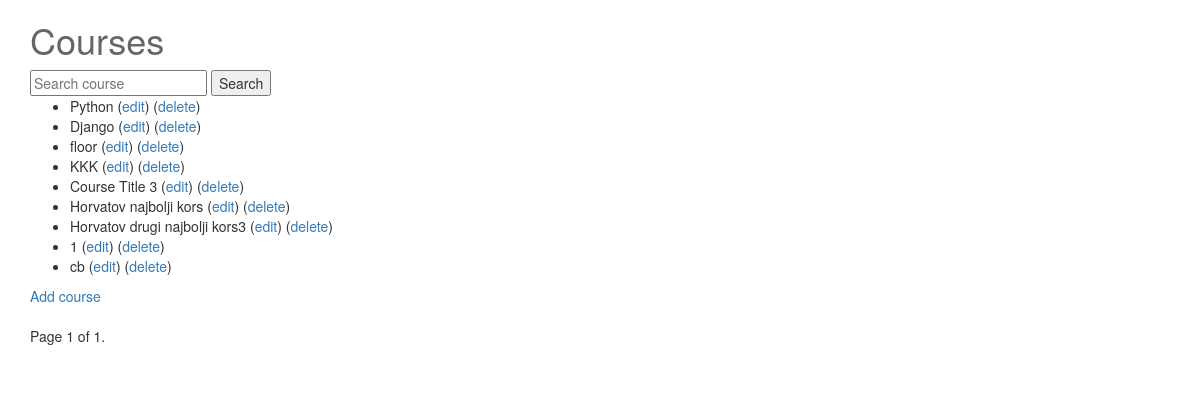
/course/?page=2, run on an earlier commit of the app's database.
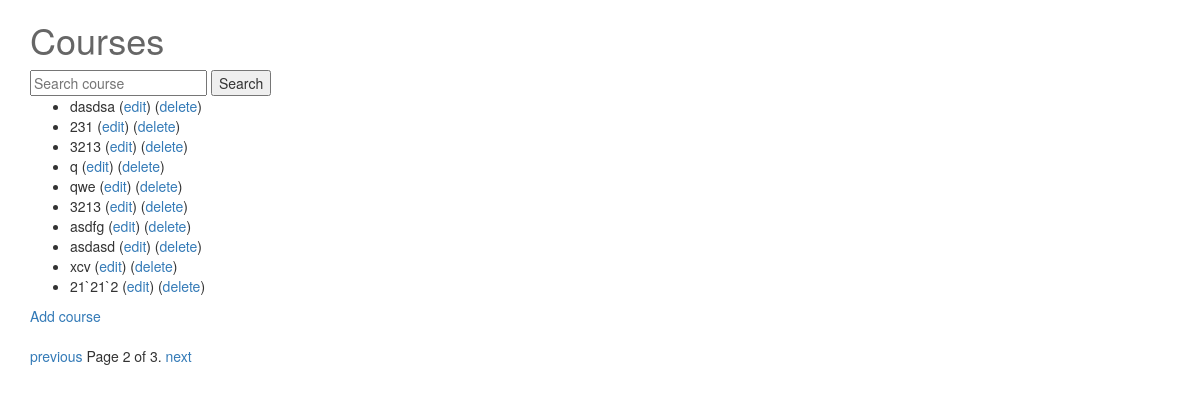
And on a later commit of the database.
### course/models.py (models this page shows)
class Course(models.Model):
	user = models.ForeignKey(settings.AUTH_USER_MODEL, blank=True, null=True)
	title = models.CharField(max_length=255,)
	def __str__(self):
		return ' '.join([
			self.title
			])
	class Meta:
		permissions = (
			('can_view', 'Can View'),
			('can_modify', 'Can Modify'),
			('can_create', 'Can Create'),
			('can_delete', 'Can Delete'),
			('can_list', 'Can See List'),
			)

### course/views.py (the view)
class ListCourseView(ListView):
	model = Course
	template_name = 'course/course_list.html'
	fields = '__all__'
	def get_queryset(self):
		queryset_list = Course.objects.all()
		query = self.request.GET.get("query")
		if query:
			queryset_list = queryset_list.filter(name__icontains=query)
		paginator = Paginator(queryset_list, 10) # Show 10
		page = self.request.GET.get('page')
		try:
			queryset = paginator.page(page)
		except PageNotAnInteger:
			queryset = paginator.page(1)
		except EmptyPage:
			queryset = paginator.page(paginator.num_pages)
		return queryset
	def get_context_data(self, **kwargs):
		context = super(ListCourseView, self).get_context_data(**kwargs)
		return context
	def get_success_url(self):
		return reverse('courses-list')

### templates/course/course_list.html (shortened to what this page needs)
{% extends "base.html" %}
{% block content %}
<h1>Courses</h1>
<form method='GET' action=''>
	<input type='text' name='query' placeholder='Search course' value='{{ request.GET.query }}'/>
	<input type='submit' value='Search'/>
</form>
<ul>
  {% for course in object_list %}
    <li class="course">{{ course }}
    	(<a href="{% url "courses-edit" pk=course.id %}">edit</a>)
    	(<a href="{% url "courses-delete" pk=course.id %}">delete</a>)
    </li>
  {% endfor %}
</ul>
<a href="{% url "courses-new" %}">Add course</a>
<br>
<div class="pagination">
    <span class="step-links">
        {% if object_list.has_previous %}
            <a href="?page={{ object_list.previous_page_number }}">previous</a>
        {% endif %}
        <span class="current">
            Page {{ object_list.number }} of {{ object_list.paginator.num_pages }}.
        </span>
        {% if object_list.has_next %}
            <a href="?page={{ object_list.next_page_number }}">next</a>
        {% endif %}
    </span>
</div>
{% endblock %}

What changed in the data, as far as the page shows it:
no longer on this page (row unchanged): Course: title "Python"
no longer on this page (row unchanged): Course: title "Django"
no longer on this page (row unchanged): Course: title "floor"
no longer on this page (row unchanged): Course: title "KKK"
no longer on this page (row unchanged): Course: title "Course Title 3"
no longer on this page (row unchanged): Course: title "Horvatov najbolji kors"
no longer on this page (row unchanged): Course: title "Horvatov drugi najbolji kors3"
no longer on this page (row unchanged): Course: title "1"
no longer on this page (row unchanged): Course: title "cb"
added Course: title "dasdsa"
added Course: title "231"
added Course: title "3213"
added Course: title "q"
added Course: title "qwe"
added Course: title "3213"
added Course: title "asdfg"
added Course: title "asdasd"
added Course: title "xcv"
added Course: title "21`21`2"
Also different on the page:
{{ object_list.number }}: "1" → "2"
{{ object_list.paginator.num_pages }}: "1" → "3"
text now shown: "previous next"
